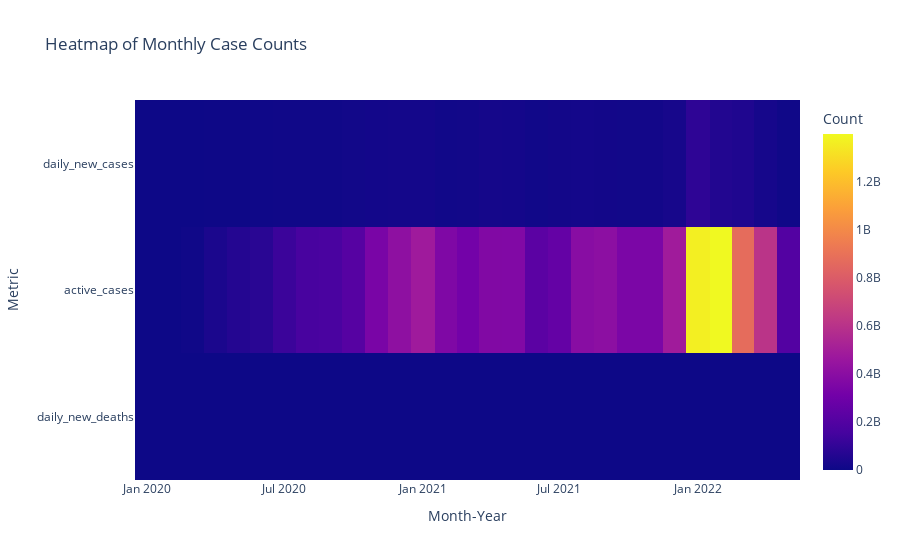

Notebook code cell kept with this figure:
### Code cell
# Step 1: Create 'Month-Year' column for heatmap
df_global['Month-Year'] = df_global['date'].dt.to_period('M').astype(str)

# Step 2: Group by 'Month-Year' and aggregate the required columns
df_monthly = df_global.groupby('Month-Year')[['daily_new_cases', 'active_cases', 'daily_new_deaths']].sum().reset_index()

# Step 3: Transpose the data for the heatmap (Metrics as rows, Months as columns)
df_monthly_transposed = df_monthly.set_index('Month-Year').T

# Step 4: Create a heatmap with transposed data
fig = px.imshow(df_monthly_transposed,
                labels=dict(x="Month-Year", y="Metric", color="Count"),
                title="Heatmap of Monthly Case Counts")

fig.show()

### Figure 1 — Plotly figure (JSON) as saved in the notebook; plotly's stock layout.template omitted (floating-point values rounded to 4 significant figures)
{"data": [{"coloraxis": "coloraxis", "hovertemplate": "Month-Year: %{x}<br>Metric: %{y}<br>Count: %{z}<extra></extra>", "name": "0", "type": "heatmap", "x": ["2020-01", "2020-02", "2020-03", "2020-04", "2020-05", "2020-06", "2020-07", "2020-08", "2020-09", "2020-10", "2020-11", "2020-12", "2021-01", "2021-02", "2021-03", "2021-04", "2021-05", "2021-06", "2021-07", "2021-08", "2021-09", "2021-10", "2021-11", "2021-12", "2022-01", "2022-02", "2022-03", "2022-04", "2022-05"], "xaxis": "x", "y": ["daily_new_cases", "active_cases", "daily_new_deaths"], "yaxis": "y", "z": [[11220, 75111, 890544, 2523871, 3024953, 4427456, 7329076, 8068103, 8636958, 12296580, 17334141, 19633608, 19539707, 11118315, 14727740, 22515970, 19771464, 11554882, 15849321, 20207849, 16129606, 13064047, 15661387, 26523363, 89943641, 58081017, 49798629, 24672239, 7420325], [45118, 1244330, 7142459, 38645806, 62234236, 77067276, 124979856, 163816697, 170320827, 213017769, 337604557, 413239945, 478004813, 360121333, 315824114, 366750679, 364737269, 229266711, 261646554, 392129063, 406201944, 345150819, 345247968, 483650788, 1365329296, 1396873011, 873481194, 608653294, 201388672], [242, 2705, 43246, 202277, 168501, 158026, 185455, 190386, 162505, 183523, 288309, 369331, 426368, 298923, 286009, 375277, 395902, 266362, 257439, 310045, 264116, 216284, 214121, 214771, 243876, 280017, 171731, 86990, 24718]]}], "layout": {"autosize": true, "coloraxis": {"colorbar": {"title": {"text": "Count"}}, "colorscale": [[0, "#0d0887"], [0.1111, "#46039f"], [0.2222, "#7201a8"], [0.3333, "#9c179e"], [0.4444, "#bd3786"], [0.5556, "#d8576b"], [0.6667, "#ed7953"], [0.7778, "#fb9f3a"], [0.8889, "#fdca26"], [1, "#f0f921"]]}, "title": {"text": "Heatmap of Monthly Case Counts"}, "xaxis": {"anchor": "y", "autorange": true, "constrain": "domain", "domain": [0, 1], "range": ["2019-12-16 12:00", "2022-05-16"], "scaleanchor": "y", "title": {"text": "Month-Year"}, "type": "date"}, "yaxis": {"anchor": "x", "autorange": true, "constrain": "domain", "domain": [0, 1], "range": [2.5, -0.5], "title": {"text": "Metric"}, "type": "category"}}}
